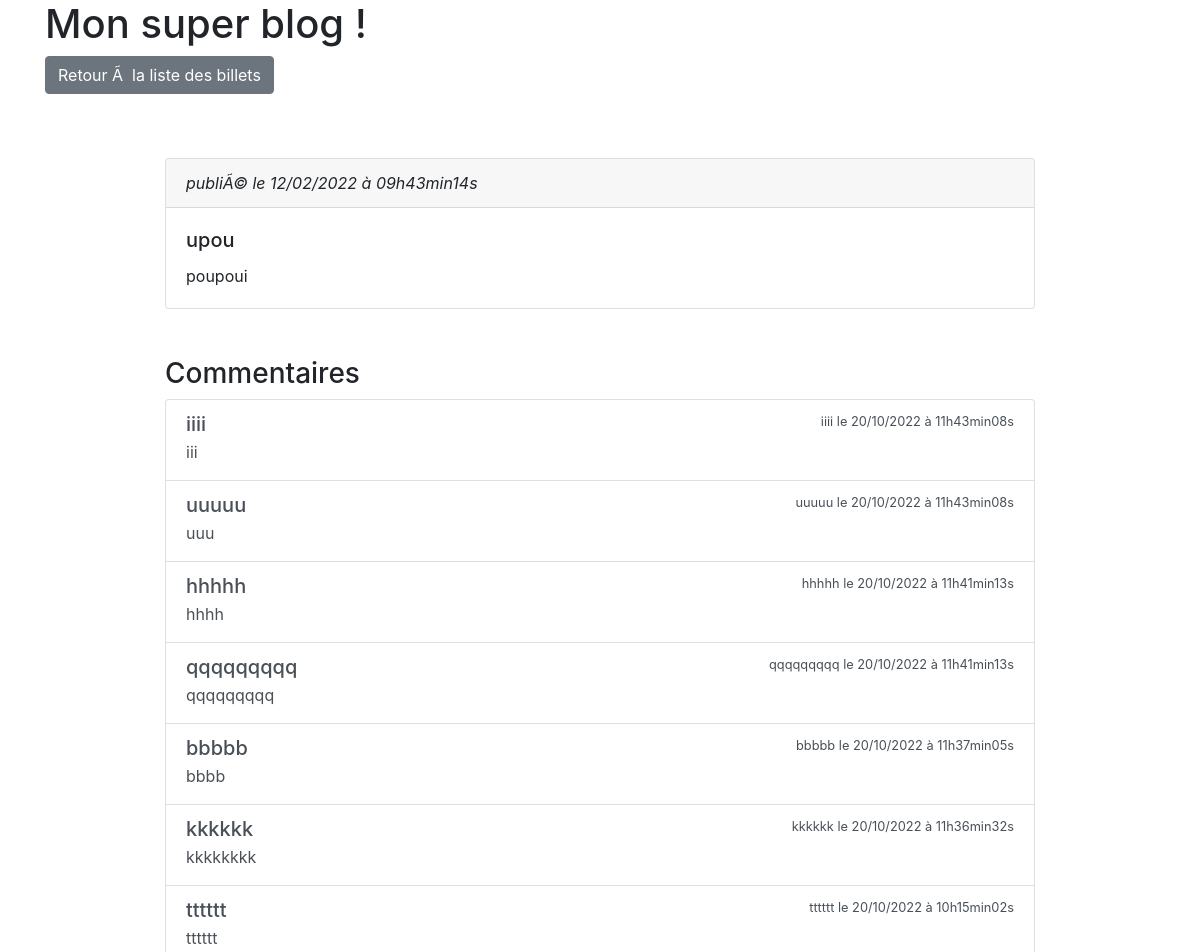
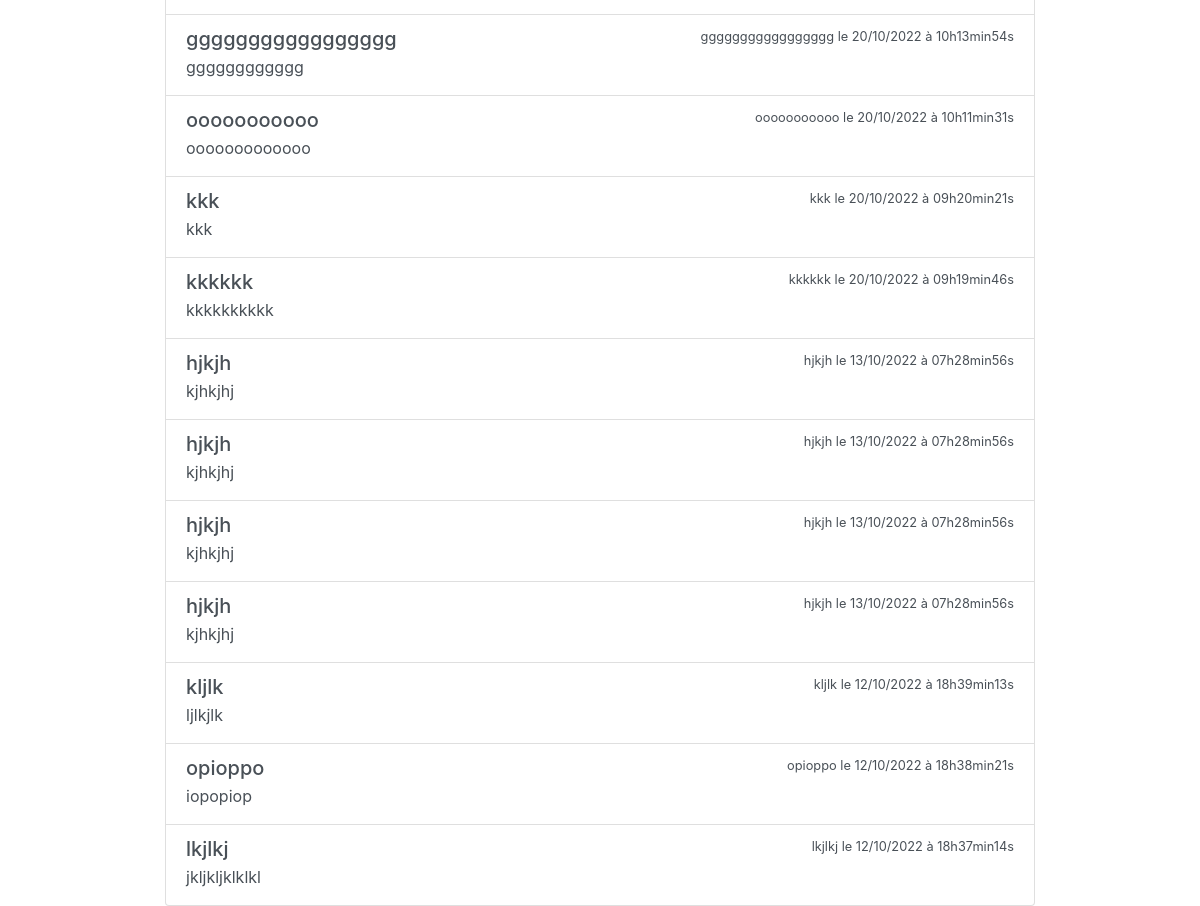
The app's page /commentaires.php?billet=3, older data (2 pictures, top to bottom).
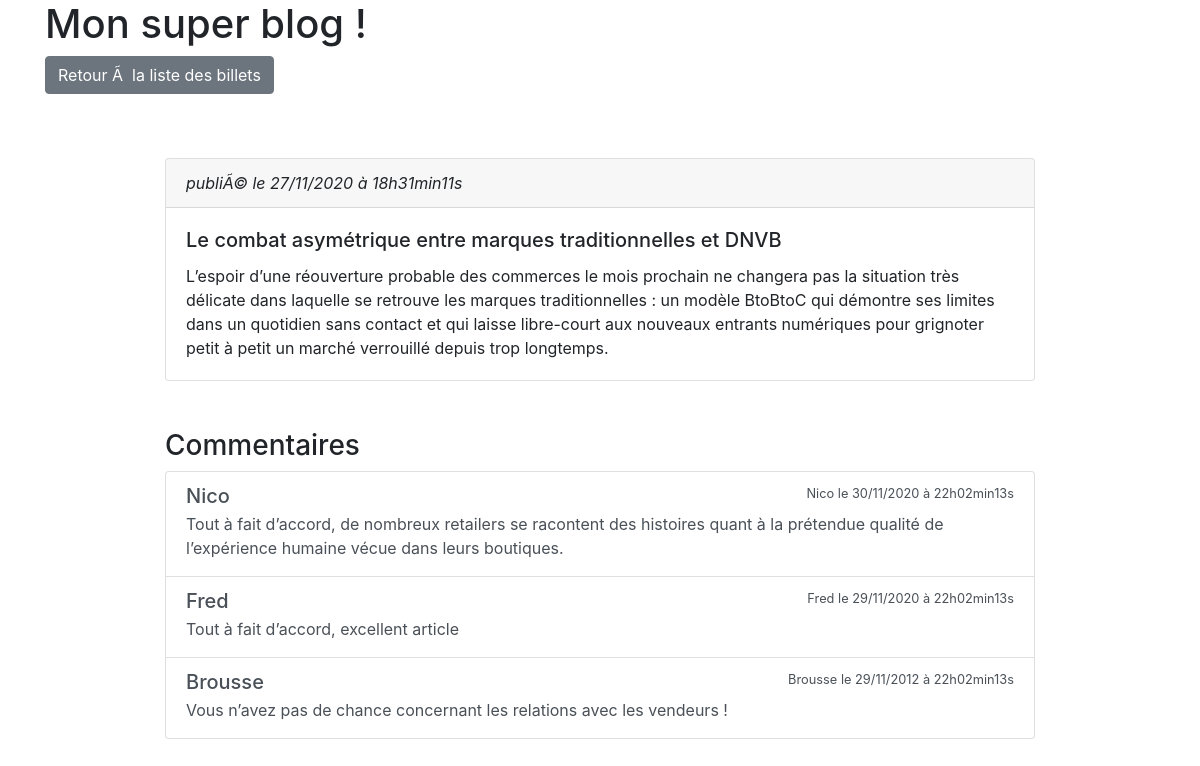
The same page, newer data.
### tables this page shows
CREATE TABLE IF NOT EXISTS `billets` (
  `id` int(11) NOT NULL AUTO_INCREMENT,
  `titre` varchar(255) NOT NULL,
  `contenu` text NOT NULL,
  `date_creation` datetime NOT NULL,
  PRIMARY KEY (`id`)
);

CREATE TABLE IF NOT EXISTS `commentaires` (
  `id` int(11) NOT NULL AUTO_INCREMENT,
  `id_billet` int(11) NOT NULL,
  `auteur` varchar(255) NOT NULL,
  `commentaire` text NOT NULL,
  `date_commentaire` datetime NOT NULL,
  PRIMARY KEY (`id`)
);

### commentaires.php (the view, shortened to what this page needs)
<!DOCTYPE html>
<html>
<head>
    <link href="css/bootstrap.css" rel="stylesheet">
    <link href="css/style.css" rel="stylesheet" />
</head>
<body>
<header class="container">
    <div class="row justify-content-center">
        <div class="col-12">
            <h1>Mon super blog !</h1>
            <p><a href="index.php" class="btn btn-secondary">Retour Ã  la liste des billets</a></p>
        </div>
    </div>
</header>
<section class="container-fluid">
    <div class="row justify-content-center">
        <div class="col-9">
            <?php
            require_once("bd.php");
            $req = $db->prepare(
                'SELECT id, titre, contenu, DATE_FORMAT(date_creation, \'%d/%m/%Y à %Hh%imin%ss\') AS date_creation_fr FROM billets
                WHERE id = :id'
            );
            $req->execute([
                    ':id'=>$_REQUEST['billet']
            ]);
            $donnees = $req->fetch();
            ?>
            <div class="card mt-5">
                <div class="card-header">
                    <em>publiÃ© le <?php echo $donnees['date_creation_fr']; ?></em>
                </div>
                <div class="card-body">
                    <h5 class="card-title"><?php echo htmlspecialchars($donnees['titre']); ?></h5>
                    <p class="card-text"><?php echo nl2br(htmlspecialchars($donnees['contenu'])); ?></p>
                </div>
            </div>
        </div>
    </div>
    <div class="row justify-content-center mt-5">
        <div class="col-9">
            <h3>Commentaires</h3>
            <div class="list-group">
                <?php
                $req = $db->prepare(
                    'SELECT
                                auteur,
                                commentaire,
                                DATE_FORMAT(date_commentaire, \'%d/%m/%Y à %Hh%imin%ss\') AS date_commentaire_fr
                            FROM commentaires
                            WHERE id_billet = :id
                            ORDER BY date_commentaire DESC'
                );
                $req->execute([
                        ':id'=>$_GET['billet']
                ]);
                while ($donnees = $req->fetch())
                {
                    ?>
                    <a href="#" class="list-group-item list-group-item-action flex-column align-items-start">
                        <div class="d-flex w-100 justify-content-between">
                            <h5 class="mb-1"><?php echo htmlspecialchars($donnees['auteur']); ?></h5>
                            <small><?php echo htmlspecialchars($donnees['auteur']); ?></strong> le <?php echo $donnees['date_commentaire_fr']; ?></small>
                        </div>
                        <p class="mb-1"><?php echo nl2br(htmlspecialchars($donnees['commentaire'])); ?></p>
                    </a>
                    <?php
                }
                ?>
            </div>
        </div>
    </div>
</section>
</body>
</html>

Row changes from the older to the newer data that the page shows:
removed commentaires: auteur "iiii", date_commentaire_fr "20/10/2022 à 11h43min08s", commentaire "iii"
removed commentaires: auteur "uuuuu", date_commentaire_fr "20/10/2022 à 11h43min08s", commentaire "uuu"
removed commentaires: auteur "hhhhh", date_commentaire_fr "20/10/2022 à 11h41min13s", commentaire "hhhh"
removed commentaires: auteur "qqqqqqqqq", date_commentaire_fr "20/10/2022 à 11h41min13s", commentaire "qqqqqqqqq"
removed commentaires: auteur "bbbbb", date_commentaire_fr "20/10/2022 à 11h37min05s", commentaire "bbbb"
no longer on this page (row edited): commentaires: auteur "kkkkkk", date_commentaire_fr "20/10/2022 à 11h36min32s", commentaire "kkkkkkkk"
no longer on this page (row edited): commentaires: auteur "tttttt", date_commentaire_fr "20/10/2022 à 10h15min02s", commentaire "tttttt"
no longer on this page (row edited): commentaires: auteur "ggggggggggggggggg", date_commentaire_fr "20/10/2022 à 10h13min54s", commentaire "gggggggggggg"
no longer on this page (row edited): commentaires: auteur "ooooooooooo", date_commentaire_fr "20/10/2022 à 10h11min31s", commentaire "ooooooooooooo"
no longer on this page (row edited): commentaires: auteur "kkk", date_commentaire_fr "20/10/2022 à 09h20min21s", commentaire "kkk"
no longer on this page (row edited): commentaires: auteur "kkkkkk", date_commentaire_fr "20/10/2022 à 09h19min46s", commentaire "kkkkkkkkkk"
no longer on this page (row edited): commentaires: auteur "hjkjh", date_commentaire_fr "13/10/2022 à 07h28min56s", commentaire "kjhkjhj"
no longer on this page (row edited): commentaires: auteur "hjkjh", date_commentaire_fr "13/10/2022 à 07h28min56s", commentaire "kjhkjhj"
removed commentaires: auteur "hjkjh", date_commentaire_fr "13/10/2022 à 07h28min56s", commentaire "kjhkjhj"
removed commentaires: auteur "hjkjh", date_commentaire_fr "13/10/2022 à 07h28min56s", commentaire "kjhkjhj"
no longer on this page (row edited): commentaires: auteur "kljlk", date_commentaire_fr "12/10/2022 à 18h39min13s", commentaire "ljlkjlk"
no longer on this page (row edited): commentaires: auteur "opioppo", date_commentaire_fr "12/10/2022 à 18h38min21s", commentaire "iopopiop"
no longer on this page (row edited): commentaires: auteur "lkjlkj", date_commentaire_fr "12/10/2022 à 18h37min14s", commentaire "jkljkljklklkl"
changed billets: titre "upou" → "Le combat asymétrique entre marques traditionnelles et DNVB"; contenu "poupoui" → "L’espoir d’une réouverture probable des commerces le mois prochain ne changera pas la situation très délicate dans laquelle se retrouve les marques traditionnelles : un modèle BtoBtoC qui démontre ses limites dans un quotidien sans contact et qui laisse libre-court aux nouveaux entrants numériques pour grignoter petit à petit un marché verrouillé depuis trop longtemps."
now on this page (row edited): commentaires: auteur "Nico", date_commentaire_fr "30/11/2020 à 22h02min13s", commentaire "Tout à fait d’accord, de nombreux retailers se racontent des histoires quant à la prétendue qualité de l’expérience humaine vécue dans leurs boutiques."
added commentaires: auteur "Fred", date_commentaire_fr "29/11/2020 à 22h02min13s", commentaire "Tout à fait d’accord, excellent article"
added commentaires: auteur "Brousse", date_commentaire_fr "29/11/2012 à 22h02min13s", commentaire "Vous n’avez pas de chance concernant les relations avec les vendeurs !"
Text that changed along with them:
$donnees['date_creation_fr']: "12/02/2022 à 09h43min14s" → "27/11/2020 à 18h31min11s"
